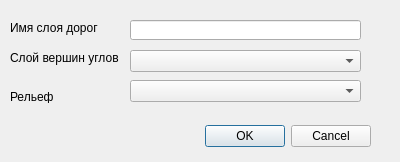
<?xml version="1.0" encoding="UTF-8"?>
<ui version="4.0">
 <class>RoadBuilderDialogBase</class>
 <widget class="QDialog" name="RoadBuilderDialogBase">
  <property name="geometry">
   <rect>
    <x>0</x>
    <y>0</y>
    <width>400</width>
    <height>162</height>
   </rect>
  </property>
  <property name="windowTitle">
   <string>Построитель дорог</string>
  </property>
  <widget class="QDialogButtonBox" name="button_box">
   <property name="geometry">
    <rect>
     <x>30</x>
     <y>120</y>
     <width>341</width>
     <height>32</height>
    </rect>
   </property>
   <property name="orientation">
    <enum>Qt::Horizontal</enum>
   </property>
   <property name="standardButtons">
    <set>QDialogButtonBox::Cancel|QDialogButtonBox::Ok</set>
   </property>
  </widget>
  <widget class="QLineEdit" name="lineEditRoad">
   <property name="geometry">
    <rect>
     <x>130</x>
     <y>20</y>
     <width>231</width>
     <height>20</height>
    </rect>
   </property>
  </widget>
  <widget class="QComboBox" name="comboBoxPoints">
   <property name="geometry">
    <rect>
     <x>130</x>
     <y>50</y>
     <width>231</width>
     <height>22</height>
    </rect>
   </property>
  </widget>
  <widget class="QComboBox" name="comboBoxRelief">
   <property name="geometry">
    <rect>
     <x>130</x>
     <y>80</y>
     <width>231</width>
     <height>22</height>
    </rect>
   </property>
  </widget>
  <widget class="QLabel" name="label">
   <property name="geometry">
    <rect>
     <x>10</x>
     <y>20</y>
     <width>91</width>
     <height>16</height>
    </rect>
   </property>
   <property name="text">
    <string>Имя слоя дорог</string>
   </property>
  </widget>
  <widget class="QLabel" name="label_2">
   <property name="geometry">
    <rect>
     <x>10</x>
     <y>50</y>
     <width>111</width>
     <height>16</height>
    </rect>
   </property>
   <property name="text">
    <string>Слой вершин углов</string>
   </property>
  </widget>
  <widget class="QLabel" name="label_3">
   <property name="geometry">
    <rect>
     <x>10</x>
     <y>90</y>
     <width>47</width>
     <height>13</height>
    </rect>
   </property>
   <property name="text">
    <string>Рельеф</string>
   </property>
  </widget>
 </widget>
 <resources/>
 <connections>
  <connection>
   <sender>button_box</sender>
   <signal>accepted()</signal>
   <receiver>RoadBuilderDialogBase</receiver>
   <slot>accept()</slot>
   <hints>
    <hint type="sourcelabel">
     <x>20</x>
     <y>20</y>
    </hint>
    <hint type="destinationlabel">
     <x>20</x>
     <y>20</y>
    </hint>
   </hints>
  </connection>
  <connection>
   <sender>button_box</sender>
   <signal>rejected()</signal>
   <receiver>RoadBuilderDialogBase</receiver>
   <slot>reject()</slot>
   <hints>
    <hint type="sourcelabel">
     <x>20</x>
     <y>20</y>
    </hint>
    <hint type="destinationlabel">
     <x>20</x>
     <y>20</y>
    </hint>
   </hints>
  </connection>
 </connections>
</ui>
